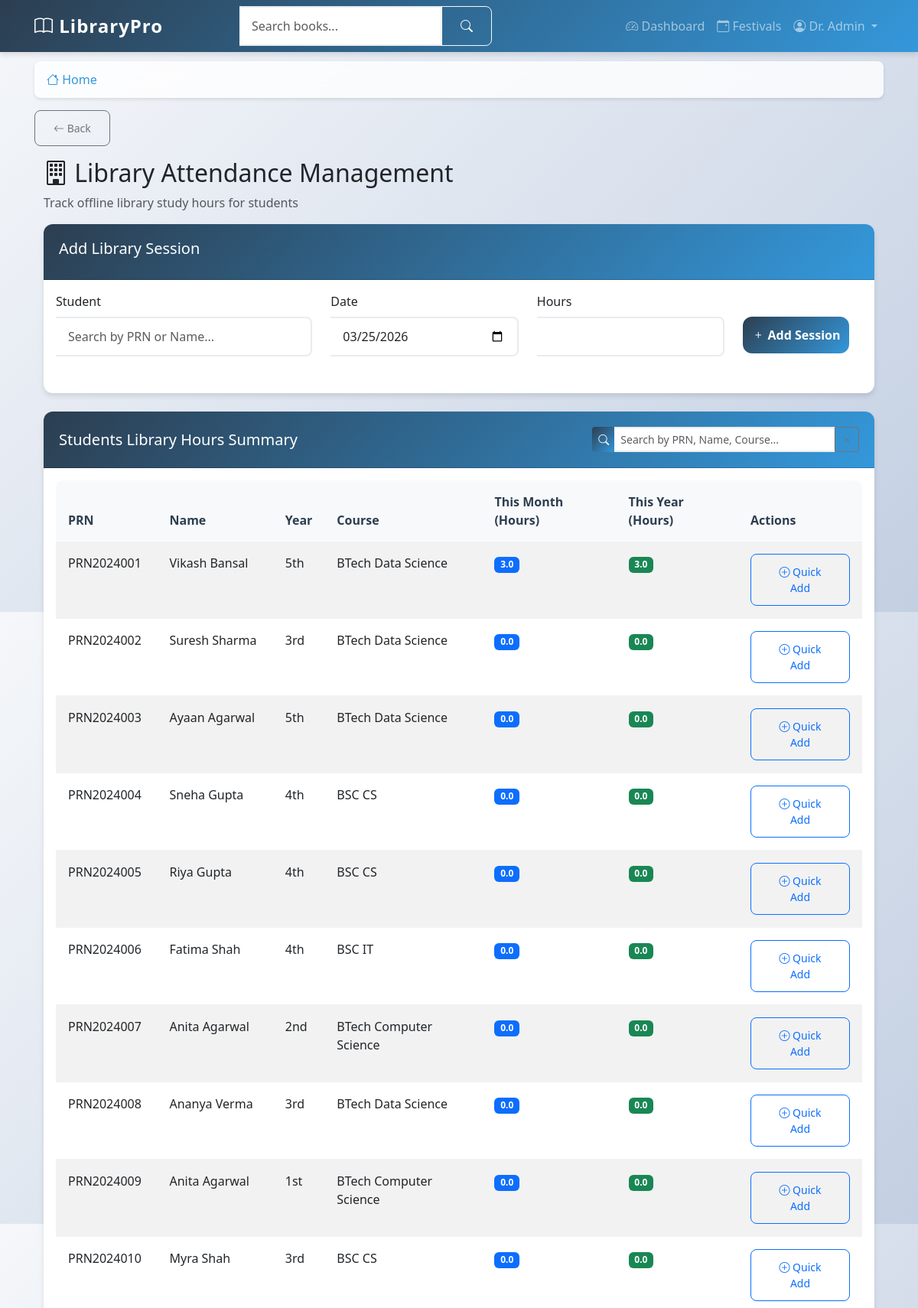
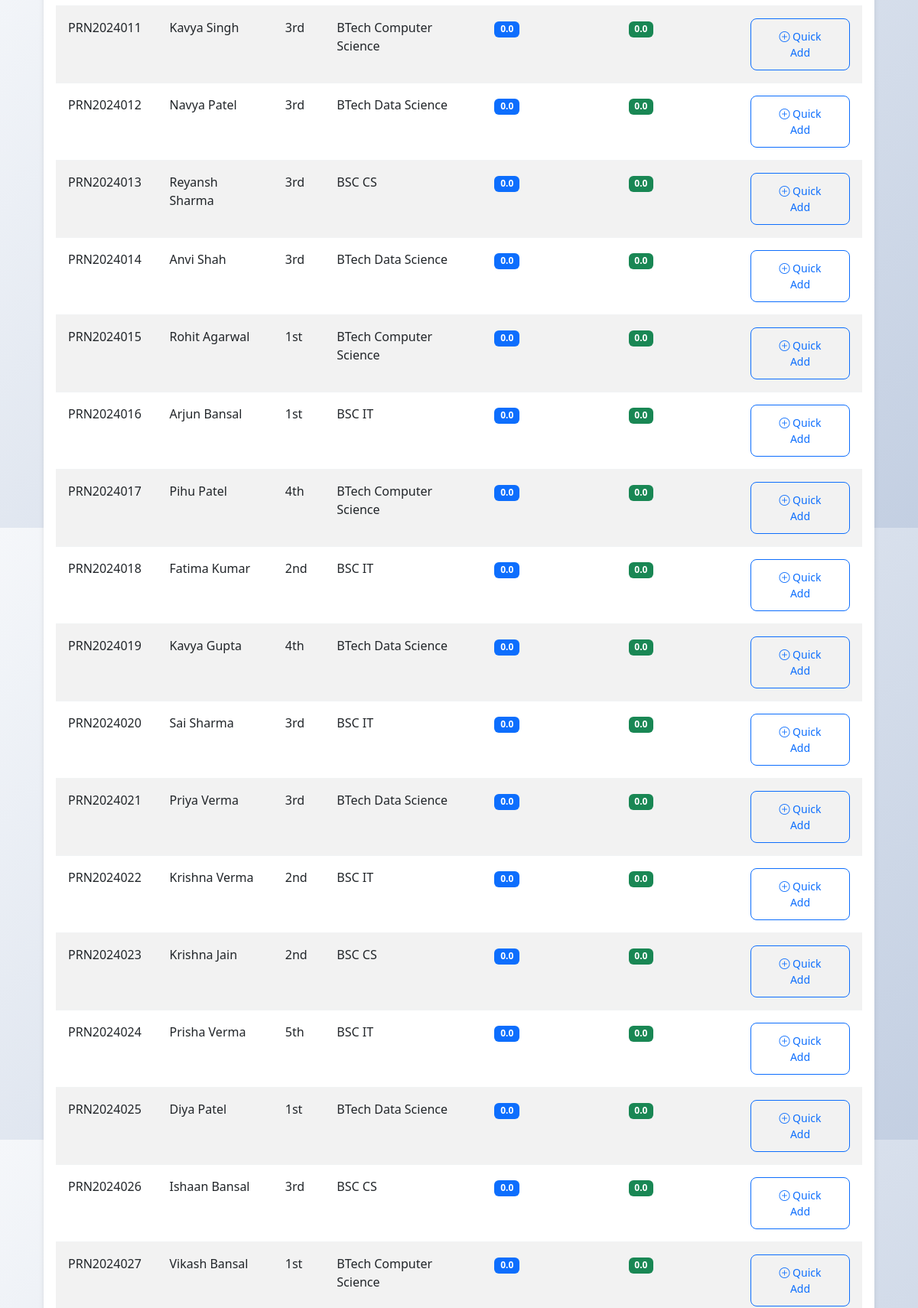
The page /library-attendance (signed in, upper part) on the database its author committed (2 pictures, top to bottom).
### app/models.py (models this page shows, shortened)
class User(UserMixin, db.Model):
    id = db.Column(db.Integer, primary_key=True)
    prn_number = db.Column(db.String(20), unique=True, nullable=False)
    username = db.Column(db.String(80), unique=True, nullable=False)
    email = db.Column(db.String(120), unique=True, nullable=False)
    name = db.Column(db.String(100), nullable=False)
    mother_name = db.Column(db.String(100), nullable=False)
    dob = db.Column(db.String(10), nullable=False)  # Format: DDMMYYYY
    phone = db.Column(db.String(15), nullable=True)
    address = db.Column(db.Text, nullable=True)
    password_hash = db.Column(db.String(255), nullable=False)
    role = db.Column(db.String(20), nullable=False, default='student')
    year = db.Column(db.String(10), nullable=True)  # 1st, 2nd, 3rd, 4th, 5th
    course = db.Column(db.String(50), nullable=True)  # BSC IT, BSC CS, etc.
    total_books_borrowed = db.Column(db.Integer, default=0)
    total_extension_requests = db.Column(db.Integer, default=0)
    library_hours_this_month = db.Column(db.Float, default=0.0)
    library_hours_this_year = db.Column(db.Float, default=0.0)
    created_at = db.Column(db.DateTime, default=datetime.utcnow)
    updated_at = db.Column(db.DateTime, default=datetime.utcnow, onupdate=datetime.utcnow)
    loans = db.relationship('Loan', backref='borrower', lazy='dynamic')
    library_sessions = db.relationship('LibrarySession', backref='user', lazy='dynamic')

### app/main/routes.py (the view)
@bp.route('/library-attendance')
@login_required
def library_attendance():
    if current_user.role != 'admin':
        flash('Access denied.', 'danger')
        return redirect(url_for('main.dashboard'))
    students = User.query.filter_by(role='student').all()
    return render_template('main/library_attendance.html', title='Library Attendance', students=students)

### app/__init__.py (called while the page is built)
def create_app():
    app = Flask(__name__)
    app.config.from_object(Config)
    db.init_app(app)
    migrate.init_app(app, db)
    login.init_app(app)
    login.login_view = 'auth.student_login'
    login.login_message = 'Please log in to access this page.'
    login.login_message_category = 'info'
    from app.auth import bp as auth_bp
    app.register_blueprint(auth_bp, url_prefix='/auth')
    from app.main import bp as main_bp
    app.register_blueprint(main_bp)
    from app.models import User
    @login.user_loader
    def load_user(user_id):
        return User.query.get(int(user_id))
    return app

### app/templates/main/library_attendance.html (shortened to what this page needs)
{% extends "base.html" %}
{% block content %}
<div class="container-fluid">
    <div class="row">
        <div class="col-12">
            <h2><i class="bi bi-building"></i> Library Attendance Management</h2>
            <p class="text-muted">Track offline library study hours for students</p>
            <div class="card">
                <div class="card-header">
                    <h5>Add Library Session</h5>
                </div>
                <div class="card-body">
                    <form id="attendanceForm">
                        <div class="row">
                            <div class="col-md-4">
                                <div class="mb-3">
                                    <label for="student_id" class="form-label">Student</label>
                                    <div class="position-relative">
                                        <input type="text" class="form-control" id="studentSearch"
                                               placeholder="Search by PRN or Name..." autocomplete="off">
                                    </div>
                                </div>
                            </div>
                            <div class="col-md-3">
                                <div class="mb-3">
                                    <label for="date" class="form-label">Date</label>
                                    <input type="date" class="form-control" id="date" name="date" required>
                                </div>
                            </div>
                            <div class="col-md-3">
                                <div class="mb-3">
                                    <label for="hours" class="form-label">Hours</label>
                                    <input type="number" class="form-control" id="hours" name="hours"
                                           min="0.5" max="12" step="0.5" required>
                                </div>
                            </div>
                            <div class="col-md-2">
                                <div class="mb-3">
                                    <label class="form-label">&nbsp;</label>
                                    <button type="submit" class="btn btn-primary d-block">
                                        <i class="bi bi-plus"></i> Add Session
                                    </button>
                                </div>
                            </div>
                        </div>
                    </form>
                </div>
            </div>
            <div class="card mt-4">
                <div class="card-header">
                    <div class="d-flex justify-content-between align-items-center">
                        <h5 class="mb-0">Students Library Hours Summary</h5>
                        <div class="col-md-4">
                            <div class="input-group input-group-sm">
                                <span class="input-group-text"><i class="bi bi-search"></i></span>
                                <input type="text" class="form-control" id="summarySearch"
                                       placeholder="Search by PRN, Name, Course...">
                                <button class="btn btn-outline-secondary" type="button" onclick="clearSummarySearch()">
                                    <i class="bi bi-x"></i>
                                </button>
                            </div>
                        </div>
                    </div>
                </div>
                <div class="card-body">
                    <div class="table-responsive">
                        <table class="table table-striped" id="summaryTable">
                            <thead>
                                <tr>
                                    <th>PRN</th>
                                    <th>Name</th>
                                    <th>Year</th>
                                    <th>Course</th>
                                    <th>This Month (Hours)</th>
                                    <th>This Year (Hours)</th>
                                    <th>Actions</th>
                                </tr>
                            </thead>
                            <tbody>
                                {% for student in students %}
                                <tr>
                                    <td>{{ student.prn_number }}</td>
                                    <td>{{ student.name }}</td>
                                    <td>{{ student.year or 'N/A' }}</td>
                                    <td>{{ student.course or 'N/A' }}</td>
                                    <td>
                                        <span class="badge bg-primary">{{ "%.1f"|format(student.library_hours_this_month or 0) }}</span>
                                    </td>
                                    <td>
                                        <span class="badge bg-success">{{ "%.1f"|format(student.library_hours_this_year or 0) }}</span>
                                    </td>
                                    <td>
                                        <button class="btn btn-sm btn-outline-primary"
                                                onclick="quickAdd('{{ student.id }}', '{{ student.name }}')">
                                            <i class="bi bi-plus-circle"></i> Quick Add
                                        </button>
                                    </td>
                                </tr>
                                {% endfor %}
                            </tbody>
                        </table>
                    </div>
                </div>
            </div>
        </div>
    </div>
</div>
{% endblock %}

### app/templates/base.html (shortened to what this page needs)
<!DOCTYPE html>
<html lang="en">
<head>
    <link href="https://cdn.jsdelivr.net/npm/bootstrap@5.3.0/dist/css/bootstrap.min.css" rel="stylesheet">
    <link rel="stylesheet" href="https://cdn.jsdelivr.net/npm/bootstrap-icons@1.10.0/font/bootstrap-icons.css">
    <link rel="stylesheet" href="{{ url_for('static', filename='css/style.css') }}">
    <link rel="stylesheet" href="{{ url_for('static', filename='css/modern.css') }}">
</head>
<body>
    <nav class="navbar navbar-expand-lg navbar-dark bg-primary fixed-top">
        <div class="container">
            <a class="navbar-brand fw-bold" href="{{ url_for('main.index') }}">
                <i class="bi bi-book"></i> LibraryPro
            </a>
            <div class="collapse navbar-collapse" id="navbarNav">
                {% if current_user.is_authenticated %}
                <form class="d-flex mx-auto" method="GET" action="{{ url_for('main.search') }}">
                    <div class="input-group">
                        <input class="form-control" type="search" name="q" placeholder="Search books..."
                               value="{{ request.args.get('q', '') }}">
                        <button class="btn btn-outline-light" type="submit">
                            <i class="bi bi-search"></i>
                        </button>
                    </div>
                </form>
                <ul class="navbar-nav ms-auto">
                    <li class="nav-item">
                        <a class="nav-link" href="{{ url_for('main.dashboard') }}">
                            <i class="bi bi-speedometer2"></i> Dashboard
                        </a>
                    </li>
                    <li class="nav-item">
                        <a class="nav-link" href="{{ url_for('main.festivals') }}">
                            <i class="bi bi-calendar-event"></i> Festivals
                        </a>
                    </li>
                    <li class="nav-item dropdown">
                        <a class="nav-link dropdown-toggle" href="#" role="button" data-bs-toggle="dropdown">
                            <i class="bi bi-person-circle"></i> {{ current_user.name }}
                        </a>
                    </li>
                </ul>
                {% endif %}
            </div>
        </div>
    </nav>
    <main class="main-content">
        <div class="container">
            {% if current_user.is_authenticated %}
            <nav aria-label="breadcrumb" class="mb-3">
                <ol class="breadcrumb">
                    <li class="breadcrumb-item">
                        <a href="{{ url_for('main.index') }}"><i class="bi bi-house"></i> Home</a>
                    </li>
                </ol>
            </nav>
            {% endif %}
            {% if current_user.is_authenticated and request.endpoint not in ['main.index', 'main.dashboard', 'main.student_dashboard', 'main.admin_dashboard'] %}
            <div class="mb-3">
                <button onclick="goBack()" class="btn btn-outline-secondary btn-sm">
                    <i class="bi bi-arrow-left"></i> Back
                </button>
            </div>
            {% endif %}
            {% block content %}{% endblock %}
        </div>
    </main>
</body>
</html>

### app/static/css/style.css (style rules this page uses)
:root { --primary-color: #2c3e50; --secondary-color: #3498db; --accent-color: #e74c3c; --success-color: #27ae60; --warning-color: #f39c12; --light-bg: #f8f9fa; --card-shadow: 0 4px 6px rgba(0, 0, 0, 0.1); --hover-shadow: 0 8px 15px rgba(0, 0, 0, 0.2); --border-radius: 12px; }
body { font-family: 'Segoe UI', Tahoma, Geneva, Verdana, sans-serif; background: linear-gradient(135deg, #f5f7fa 0%, #c3cfe2 100%); min-height: 100vh; padding: 0; margin: 0; }
.main-content { padding-top: 80px; padding-bottom: 2rem; min-height: calc(100vh - 200px); }
.container { padding-left: 15px; padding-right: 15px; }
.navbar-brand { font-size: 1.5rem; letter-spacing: 1px; }
.navbar { box-shadow: var(--card-shadow); background: linear-gradient(135deg, var(--primary-color) 0%, var(--secondary-color) 100%) !important; }
.card { border: none; border-radius: var(--border-radius); box-shadow: var(--card-shadow); transition: all 0.3s ease; background: white; }
.card-header { background: linear-gradient(135deg, var(--primary-color) 0%, var(--secondary-color) 100%); color: white; border-radius: var(--border-radius) var(--border-radius) 0 0 !important; padding: 1.25rem; font-weight: 600; }
.form-control { border-radius: 8px; border: 2px solid #e9ecef; padding: 0.75rem 1rem; transition: all 0.3s ease; }
.btn { border-radius: 8px; padding: 0.75rem 1.5rem; font-weight: 500; transition: all 0.3s ease; }
.btn-primary { background: linear-gradient(135deg, var(--primary-color) 0%, var(--secondary-color) 100%); border: none; }
.table { background: white; border-radius: var(--border-radius); overflow: hidden; box-shadow: var(--card-shadow); }
.table thead th { background: var(--light-bg); border: none; font-weight: 600; color: var(--primary-color); padding: 1rem; }
.table tbody td { padding: 1rem; border-color: #f1f3f4; }
.breadcrumb { background: rgba(255, 255, 255, 0.8); border-radius: 8px; padding: 0.75rem 1rem; margin-bottom: 1rem; box-shadow: 0 2px 4px rgba(0, 0, 0, 0.1); backdrop-filter: blur(10px); }
.breadcrumb-item a { color: var(--secondary-color); text-decoration: none; transition: color 0.3s ease; }
.btn-outline-secondary { border-color: #6c757d; color: #6c757d; transition: all 0.3s ease; }
.input-group-text { background: linear-gradient(135deg, var(--primary-color) 0%, var(--secondary-color) 100%); color: white; border: none; border-radius: 8px 0 0 8px; }
.form-control { border-left: none; border-radius: 0 8px 8px 0; }
.btn-primary { background: linear-gradient(135deg, var(--primary-color) 0%, var(--secondary-color) 100%); border: none; border-radius: 12px; padding: 0.75rem; font-weight: 600; transition: all 0.3s ease; }

### app/static/css/modern.css (style rules this page uses)
:root { --primary: #6366f1; --secondary: #8b5cf6; --success: #10b981; --danger: #ef4444; --warning: #f59e0b; --info: #3b82f6; --dark: #1f2937; --light: #f9fafb; }

### rows shown on the page
User: name "Dr. Admin"
User: prn_number "PRN2024001", name "Vikash Bansal", year "5th", course "BTech Data Science", library_hours_this_month "3.0", library_hours_this_year "3.0"
User: prn_number "PRN2024002", name "Suresh Sharma", year "3rd", course "BTech Data Science", library_hours_this_month "0.0", library_hours_this_year "0.0"
User: prn_number "PRN2024003", name "Ayaan Agarwal", year "5th", course "BTech Data Science", library_hours_this_month "0.0", library_hours_this_year "0.0"
User: prn_number "PRN2024004", name "Sneha Gupta", year "4th", course "BSC CS", library_hours_this_month "0.0", library_hours_this_year "0.0"
User: prn_number "PRN2024005", name "Riya Gupta", year "4th", course "BSC CS", library_hours_this_month "0.0", library_hours_this_year "0.0"
User: prn_number "PRN2024006", name "Fatima Shah", year "4th", course "BSC IT", library_hours_this_month "0.0", library_hours_this_year "0.0"
User: prn_number "PRN2024007", name "Anita Agarwal", year "2nd", course "BTech Computer Science", library_hours_this_month "0.0", library_hours_this_year "0.0"
User: prn_number "PRN2024008", name "Ananya Verma", year "3rd", course "BTech Data Science", library_hours_this_month "0.0", library_hours_this_year "0.0"
User: prn_number "PRN2024009", name "Anita Agarwal", year "1st", course "BTech Computer Science", library_hours_this_month "0.0", library_hours_this_year "0.0"
User: prn_number "PRN2024010", name "Myra Shah", year "3rd", course "BSC CS", library_hours_this_month "0.0", library_hours_this_year "0.0"
User: prn_number "PRN2024011", name "Kavya Singh", year "3rd", course "BTech Computer Science", library_hours_this_month "0.0", library_hours_this_year "0.0"
User: prn_number "PRN2024012", name "Navya Patel", year "3rd", course "BTech Data Science", library_hours_this_month "0.0", library_hours_this_year "0.0"
User: prn_number "PRN2024013", name "Reyansh Sharma", year "3rd", course "BSC CS", library_hours_this_month "0.0", library_hours_this_year "0.0"
User: prn_number "PRN2024014", name "Anvi Shah", year "3rd", course "BTech Data Science", library_hours_this_month "0.0", library_hours_this_year "0.0"
User: prn_number "PRN2024015", name "Rohit Agarwal", year "1st", course "BTech Computer Science", library_hours_this_month "0.0", library_hours_this_year "0.0"
User: prn_number "PRN2024016", name "Arjun Bansal", year "1st", course "BSC IT", library_hours_this_month "0.0", library_hours_this_year "0.0"
User: prn_number "PRN2024017", name "Pihu Patel", year "4th", course "BTech Computer Science", library_hours_this_month "0.0", library_hours_this_year "0.0"
User: prn_number "PRN2024018", name "Fatima Kumar", year "2nd", course "BSC IT", library_hours_this_month "0.0", library_hours_this_year "0.0"
User: prn_number "PRN2024019", name "Kavya Gupta", year "4th", course "BTech Data Science", library_hours_this_month "0.0", library_hours_this_year "0.0"
User: prn_number "PRN2024020", name "Sai Sharma", year "3rd", course "BSC IT", library_hours_this_month "0.0", library_hours_this_year "0.0"
User: prn_number "PRN2024021", name "Priya Verma", year "3rd", course "BTech Data Science", library_hours_this_month "0.0", library_hours_this_year "0.0"
User: prn_number "PRN2024022", name "Krishna Verma", year "2nd", course "BSC IT", library_hours_this_month "0.0", library_hours_this_year "0.0"
User: prn_number "PRN2024023", name "Krishna Jain", year "2nd", course "BSC CS", library_hours_this_month "0.0", library_hours_this_year "0.0"
User: prn_number "PRN2024024", name "Prisha Verma", year "5th", course "BSC IT", library_hours_this_month "0.0", library_hours_this_year "0.0"
User: prn_number "PRN2024025", name "Diya Patel", year "1st", course "BTech Data Science", library_hours_this_month "0.0", library_hours_this_year "0.0"
User: prn_number "PRN2024026", name "Ishaan Bansal", year "3rd", course "BSC CS", library_hours_this_month "0.0", library_hours_this_year "0.0"
User: prn_number "PRN2024027", name "Vikash Bansal", year "1st", course "BTech Computer Science", library_hours_this_month "0.0", library_hours_this_year "0.0"
